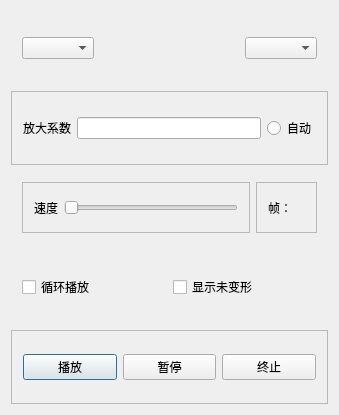
<?xml version="1.0" encoding="UTF-8"?>
<ui version="4.0">
 <class>resultVisualizeClass</class>
 <widget class="QDialog" name="resultVisualizeClass">
  <property name="geometry">
   <rect>
    <x>0</x>
    <y>0</y>
    <width>339</width>
    <height>415</height>
   </rect>
  </property>
  <property name="windowTitle">
   <string>结果显示</string>
  </property>
  <layout class="QVBoxLayout" name="verticalLayout">
   <item>
    <widget class="QWidget" name="widget" native="true">
     <layout class="QHBoxLayout" name="horizontalLayout_5">
      <item>
       <widget class="QComboBox" name="comboBox_step"/>
      </item>
      <item>
       <spacer name="horizontalSpacer">
        <property name="orientation">
         <enum>Qt::Horizontal</enum>
        </property>
        <property name="sizeHint" stdset="0">
         <size>
          <width>40</width>
          <height>20</height>
         </size>
        </property>
       </spacer>
      </item>
      <item>
       <widget class="QComboBox" name="comboBox_nephogram"/>
      </item>
     </layout>
    </widget>
   </item>
   <item>
    <widget class="QFrame" name="frame_2">
     <property name="frameShape">
      <enum>QFrame::StyledPanel</enum>
     </property>
     <property name="frameShadow">
      <enum>QFrame::Raised</enum>
     </property>
     <layout class="QHBoxLayout" name="horizontalLayout_2">
      <item>
       <widget class="QLabel" name="label">
        <property name="text">
         <string>放大系数</string>
        </property>
       </widget>
      </item>
      <item>
       <widget class="QLineEdit" name="lineEdit"/>
      </item>
      <item>
       <widget class="QRadioButton" name="radioButton">
        <property name="text">
         <string>自动</string>
        </property>
       </widget>
      </item>
     </layout>
    </widget>
   </item>
   <item>
    <widget class="QWidget" name="widget_2" native="true">
     <layout class="QHBoxLayout" name="horizontalLayout_6">
      <item>
       <widget class="QFrame" name="frame_3">
        <property name="frameShape">
         <enum>QFrame::StyledPanel</enum>
        </property>
        <property name="frameShadow">
         <enum>QFrame::Raised</enum>
        </property>
        <layout class="QHBoxLayout" name="horizontalLayout_3">
         <item>
          <widget class="QLabel" name="label_2">
           <property name="text">
            <string>速度</string>
           </property>
          </widget>
         </item>
         <item>
          <widget class="QSlider" name="speed_Slider">
           <property name="orientation">
            <enum>Qt::Horizontal</enum>
           </property>
          </widget>
         </item>
        </layout>
       </widget>
      </item>
      <item>
       <widget class="QFrame" name="frame_4">
        <property name="frameShape">
         <enum>QFrame::StyledPanel</enum>
        </property>
        <property name="frameShadow">
         <enum>QFrame::Raised</enum>
        </property>
        <layout class="QHBoxLayout" name="horizontalLayout_4">
         <item>
          <widget class="QLabel" name="label_3">
           <property name="text">
            <string>帧：</string>
           </property>
          </widget>
         </item>
         <item>
          <widget class="QLabel" name="label_frame">
           <property name="text">
            <string/>
           </property>
          </widget>
         </item>
        </layout>
       </widget>
      </item>
     </layout>
    </widget>
   </item>
   <item>
    <widget class="QWidget" name="widget_3" native="true">
     <layout class="QHBoxLayout" name="horizontalLayout_7">
      <item>
       <widget class="QCheckBox" name="checkBox_loop">
        <property name="text">
         <string>循环播放</string>
        </property>
       </widget>
      </item>
      <item>
       <widget class="QCheckBox" name="checkBox_showOriginal">
        <property name="text">
         <string>显示未变形</string>
        </property>
       </widget>
      </item>
     </layout>
    </widget>
   </item>
   <item>
    <widget class="QFrame" name="frame">
     <property name="frameShape">
      <enum>QFrame::StyledPanel</enum>
     </property>
     <property name="frameShadow">
      <enum>QFrame::Raised</enum>
     </property>
     <layout class="QHBoxLayout" name="horizontalLayout">
      <item>
       <widget class="QPushButton" name="play_btn">
        <property name="text">
         <string>播放</string>
        </property>
       </widget>
      </item>
      <item>
       <widget class="QPushButton" name="stop_btn">
        <property name="text">
         <string>暂停</string>
        </property>
       </widget>
      </item>
      <item>
       <widget class="QPushButton" name="quit_btn">
        <property name="text">
         <string>终止</string>
        </property>
       </widget>
      </item>
     </layout>
    </widget>
   </item>
  </layout>
 </widget>
 <layoutdefault spacing="6" margin="11"/>
 <resources/>
 <connections/>
</ui>
